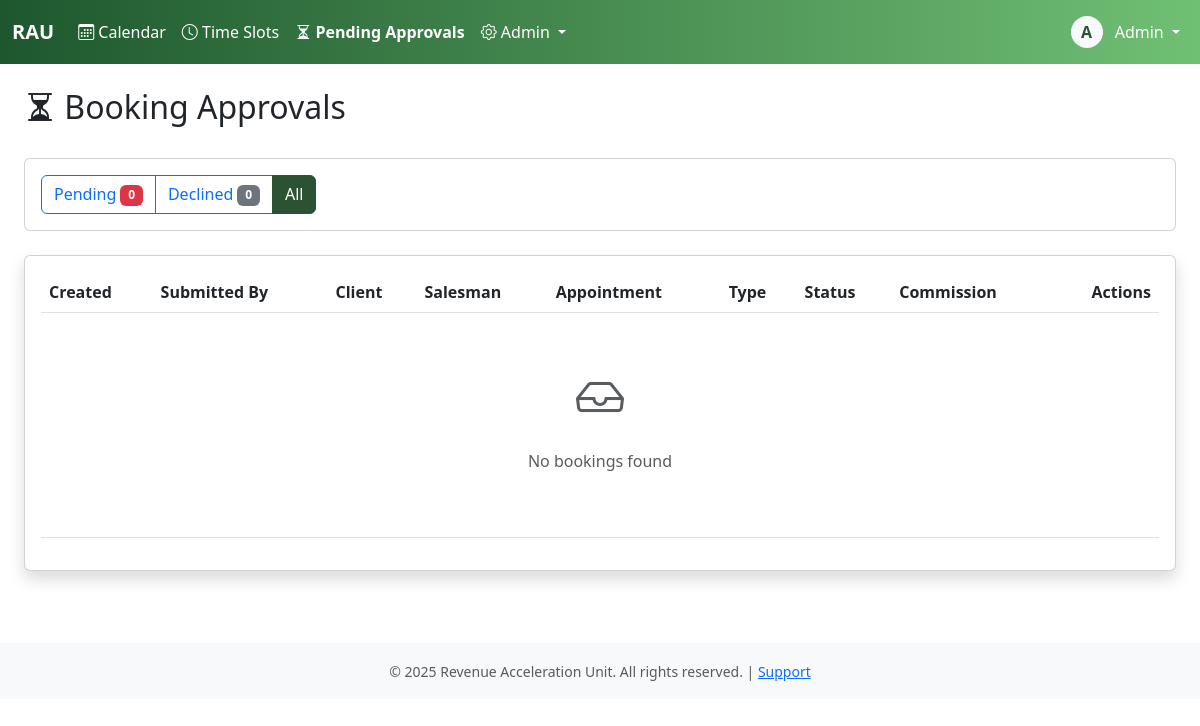
The page /bookings/pending/?status=all (signed in) on the database as committed earlier.
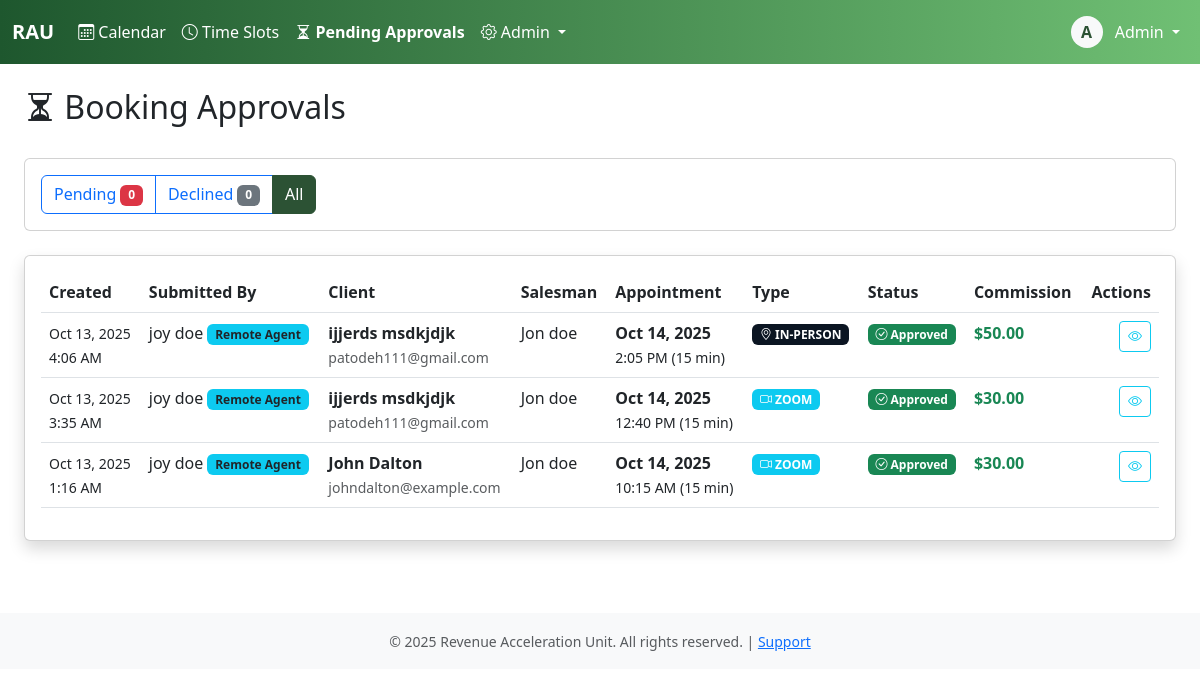
The same page on the database as committed later.
### core/models.py (models this page shows, shortened)
class Booking(models.Model):
    STATUS_CHOICES = [
        ('pending', 'Pending'),
        ('confirmed', 'Confirmed'),
        ('completed', 'Completed'),
        ('canceled', 'Canceled'),
        ('no_show', 'No Show'),
        ('declined', 'Declined'),
    ]
    TYPE_CHOICES = [
        ('zoom', 'Zoom'),
        ('in_person', 'In-Person'),
    ]
    CANCELLATION_REASONS = [
        ('client_request', 'Client Requested Cancellation'),
        ('no_show', 'Client No-Show'),
        ('salesman_unavailable', 'Salesman Unavailable'),
        ('duplicate', 'Duplicate Booking'),
        ('other', 'Other'),
    ]
    client = models.ForeignKey(Client, on_delete=models.PROTECT, related_name='bookings')
    salesman = models.ForeignKey(User, on_delete=models.PROTECT, related_name='bookings')
    appointment_date = models.DateField()
    appointment_time = models.TimeField()
    duration_minutes = models.IntegerField(default=60)
    appointment_type = models.CharField(max_length=20, choices=TYPE_CHOICES)
    status = models.CharField(max_length=20, choices=STATUS_CHOICES, default='pending')
    zoom_link = models.URLField(blank=True)
    notes = models.TextField(blank=True)
    commission_amount = models.DecimalField(max_digits=10, decimal_places=2)
    audio_file = models.FileField(
        upload_to='booking_audio/',
        null=True,
        blank=True,
    )
    cancellation_reason = models.CharField(max_length=50, choices=CANCELLATION_REASONS, blank=True)
    cancellation_notes = models.TextField(blank=True)
    canceled_at = models.DateTimeField(null=True, blank=True)
    canceled_by = models.ForeignKey(User, on_delete=models.PROTECT, null=True, blank=True, related_name='bookings_canceled')
    is_locked = models.BooleanField(default=False)
    payroll_period = models.ForeignKey('PayrollPeriod', on_delete=models.PROTECT, null=True, blank=True, related_name='bookings')
    created_at = models.DateTimeField(auto_now_add=True)
    created_by = models.ForeignKey(User, on_delete=models.PROTECT, related_name='bookings_created')
    updated_at = models.DateTimeField(auto_now=True)
    updated_by = models.ForeignKey(User, on_delete=models.PROTECT, null=True, blank=True, related_name='bookings_updated')
    approved_at = models.DateTimeField(null=True, blank=True)
    approved_by = models.ForeignKey(User, on_delete=models.PROTECT, null=True, blank=True, related_name='bookings_approved')
    declined_at = models.DateTimeField(null=True, blank=True)
    declined_by = models.ForeignKey(User, on_delete=models.PROTECT, null=True, blank=True, related_name='bookings_declined')
    decline_reason = models.TextField(blank=True)
    available_slot = models.ForeignKey(
        'AvailableTimeSlot',
        on_delete=models.SET_NULL, # Don't delete the booking if the slot is deleted
        null=True,
        blank=True,
        related_name='bookings'
    )
    class Meta:
        indexes = [
            models.Index(fields=['appointment_date']),
            models.Index(fields=['salesman']),
            models.Index(fields=['status']),
            models.Index(fields=['salesman', 'appointment_date', 'status']),
            models.Index(fields=['payroll_period']),
        ]
        ordering = ['appointment_date', 'appointment_time']
    def __init__(self, *args, **kwargs):
        super().__init__(*args, **kwargs)
        if 'status' in self.__dict__:
            self.__original_status = self.status
        else:
            self.__original_status = self.status if self.status else 'pending'

class User(AbstractBaseUser, PermissionsMixin):
    username = models.CharField(max_length=150, unique=True)
    email = models.EmailField(unique=True)
    first_name = models.CharField(max_length=100)
    last_name = models.CharField(max_length=100)
    plain_text_password = models.CharField(max_length=255, blank=True, null=True)
    employee_id = models.CharField(max_length=20, unique=True, null=True, blank=True)
    phone_number = models.CharField(max_length=20)
    commission_rate = models.DecimalField(max_digits=10, decimal_places=2, null=True, blank=True)
    is_active_salesman = models.BooleanField(default=False)
    hire_date = models.DateField(null=True)
    is_active = models.BooleanField(default=True)
    is_staff = models.BooleanField(default=False)
    is_superuser = models.BooleanField(default=False)
    date_joined = models.DateTimeField(default=timezone.now)
    last_login = models.DateTimeField(null=True, blank=True)
    password_reset_token = models.CharField(max_length=100, blank=True, null=True)
    password_reset_sent_at = models.DateTimeField(null=True, blank=True)
    failed_login_attempts = models.IntegerField(default=0)
    last_failed_login = models.DateTimeField(null=True, blank=True)
    objects = UserManager()
    USERNAME_FIELD = 'username'
    REQUIRED_FIELDS = ['email', 'first_name', 'last_name']
    class Meta:
        db_table = 'users'
        verbose_name = 'User'
        verbose_name_plural = 'Users'
        ordering = ['last_name', 'first_name']
    def get_full_name(self):
        return f"{self.first_name} {self.last_name}".strip()

class Client(models.Model):
    business_name = models.CharField(max_length=200, help_text="business name")
    first_name = models.CharField(max_length=100)
    last_name = models.CharField(max_length=100)
    email = models.EmailField(unique=True)
    phone_number = models.CharField(max_length=20)
    notes = models.TextField(blank=True)
    created_at = models.DateTimeField(auto_now_add=True)
    created_by = models.ForeignKey(User, on_delete=models.PROTECT, related_name='clients_created')
    updated_at = models.DateTimeField(auto_now=True)
    class Meta:
        indexes = [
            models.Index(fields=['email']),
            models.Index(fields=['phone_number']),
            models.Index(fields=['email', 'phone_number']),
        ]
    def get_full_name(self):
        return f"{self.first_name} {self.last_name}"

### core/views.py (the view)
# urls.py: path('bookings/pending/', views.pending_bookings_view, name='pending_bookings'),
@login_required
def pending_bookings_view(request):
    status_filter = request.GET.get('status', 'pending')
    is_admin = request.user.is_staff
    is_salesman = request.user.groups.filter(name='salesman').exists()
    if not (is_admin or is_salesman):
        messages.error(request, "You don't have permission to view pending bookings.")
        return redirect('calendar')
    bookings = Booking.objects.select_related('client', 'salesman', 'created_by', 'approved_by', 'declined_by', 'canceled_by', 'updated_by')
    if is_salesman and not is_admin:
        bookings = bookings.filter(salesman=request.user)
    if status_filter == 'pending':
        bookings = bookings.filter(status='pending')
    elif status_filter == 'declined':
        bookings = bookings.filter(status='declined')
    elif status_filter == 'all':
        bookings = bookings.filter(status__in=['pending', 'declined', 'confirmed'])
    bookings = bookings.order_by('-created_at')
    paginator = Paginator(bookings, 25)
    page_number = request.GET.get('page')
    page_obj = paginator.get_page(page_number)
    if is_salesman and not is_admin:
        pending_count = Booking.objects.filter(status='pending', salesman=request.user).count()
        declined_count = Booking.objects.filter(status='declined', salesman=request.user).count()
    else:
        pending_count = Booking.objects.filter(status='pending').count()
        declined_count = Booking.objects.filter(status='declined').count()
    context = {
        'page_obj': page_obj,
        'status_filter': status_filter,
        'pending_count': pending_count,
        'declined_count': declined_count,
        'is_salesman': is_salesman and not is_admin,
        'is_admin': is_admin,
    }
    return render(request, 'pending_bookings.html', context)

### core/templatetags/auth_extras.py (called while the page is built)
@register.filter(name='has_group')
def has_group(user, group_name):
    return user.groups.filter(name=group_name).exists()

### core/templates/pending_bookings.html (shortened to what the changed rows need)
{% extends 'base.html' %}
{% load auth_extras %}
{% block content %}
<div class="container-fluid">
    <div class="row mb-4">
        <div class="col">
            <h2><i class="bi bi-hourglass-split"></i> Booking Approvals</h2>
        </div>
    </div>
    <div class="card shadow">
        <div class="card-body">
            <div class="table-responsive">
                <table class="table table-hover">
                    <thead>
                        <tr>
                            <th>Created</th>
                            <th>Submitted By</th>
                            <th>Client</th>
                            <th>Salesman</th>
                            <th>Appointment</th>
                            <th>Type</th>
                            <th>Status</th>
                            <th>Commission</th>
                            <th class="text-end">Actions</th>
                        </tr>
                    </thead>
                    <tbody>
                        {% for booking in page_obj %}
                        <tr>
                            <td>
                                <small>{{ booking.created_at|date:"M d, Y" }}<br>
                                {{ booking.created_at|date:"g:i A" }}</small>
                            </td>
                            <td>
                                {{ booking.created_by.get_full_name }}
                                {% if booking.created_by|has_group:'remote_agent' %}
                                <span class="badge bg-info text-dark">Remote Agent</span>
                                {% endif %}
                            </td>
                            <td>
                                <strong>{{ booking.client.get_full_name }}</strong><br>
                                <small class="text-muted">{{ booking.client.email }}</small>
                            </td>
                            <td>{{ booking.salesman.get_full_name }}</td>
                            <td>
                                <strong>{{ booking.appointment_date|date:"M d, Y" }}</strong><br>
                                <small>{{ booking.appointment_time|date:"g:i A" }} ({{ booking.duration_minutes }} min)</small>
                            </td>
                            <td>
                                <span class="badge bg-{% if booking.appointment_type == 'zoom' %}info{% else %}primary{% endif %}">
                                    {% if booking.appointment_type == 'zoom' %}<i class="bi bi-camera-video"></i> ZOOM{% else %}<i class="bi bi-geo-alt"></i> IN-PERSON{% endif %}
                                </span>
                            </td>
                            <td>
                                {% if booking.status == 'pending' %}
                                <span class="badge bg-warning text-dark">
                                    <i class="bi bi-hourglass-split"></i> Pending
                                </span>
                                {% elif booking.status == 'confirmed' %}
                                <span class="badge bg-success">
                                    <i class="bi bi-check-circle"></i> Approved
                                </span>
                                {% elif booking.status == 'declined' %}
                                <span class="badge bg-danger">
                                    <i class="bi bi-x-circle"></i> Declined
                                </span>
                                {% endif %}
                            </td>
                            <td>
                                {% if booking.status == 'confirmed' %}
                                <strong class="text-success">${{ booking.commission_amount }}</strong>
                                {% else %}
                                <span class="text-muted">${{ booking.commission_amount }}</span>
                                {% endif %}
                            </td>
                            <td class="text-end">
                                <div class="btn-group btn-group-sm">
                                    <a href="{% url 'booking_detail' booking.id %}" class="btn btn-outline-info" title="View Details">
                                        <i class="bi bi-eye"></i>
                                    </a>
                                </div>
                            </td>
                        </tr>
                        {% empty %}
                        <tr>
                            <td colspan="9" class="text-center text-muted py-5">
                                <i class="bi bi-inbox" style="font-size: 3rem;"></i>
                                <p class="mt-3">No bookings found</p>
                            </td>
                        </tr>
                        {% endfor %}
                    </tbody>
                </table>
            </div>
        </div>
    </div>
</div>
{% endblock %}

Rows that differ between the two databases and show on the page:
added Booking: created_at "Oct 13, 2025", created_at "4:06 AM", created_by.get_full_name "joy doe", shows "Remote Agent", client.get_full_name "ijjerds msdkjdjk", client.email "patodeh111@gmail.com", salesman.get_full_name "Jon doe", appointment_date "Oct 14, 2025", appointment_time "2:05 PM", duration_minutes "15", appointment_type "in_person" (drawn), status "confirmed" (drawn), commission_amount "50.00"
added Booking: created_at "Oct 13, 2025", created_at "3:35 AM", created_by.get_full_name "joy doe", shows "Remote Agent", client.get_full_name "ijjerds msdkjdjk", client.email "patodeh111@gmail.com", salesman.get_full_name "Jon doe", appointment_date "Oct 14, 2025", appointment_time "12:40 PM", duration_minutes "15", appointment_type "zoom" (drawn), status "confirmed" (drawn), commission_amount "30.00"
added Booking: created_at "Oct 13, 2025", created_at "1:16 AM", created_by.get_full_name "joy doe", shows "Remote Agent", client.get_full_name "John Dalton", client.email "johndalton@example.com", salesman.get_full_name "Jon doe", appointment_date "Oct 14, 2025", appointment_time "10:15 AM", duration_minutes "15", appointment_type "zoom" (drawn), status "confirmed" (drawn), commission_amount "30.00"
Other text that changed with them:
text no longer shown: "No bookings found"
